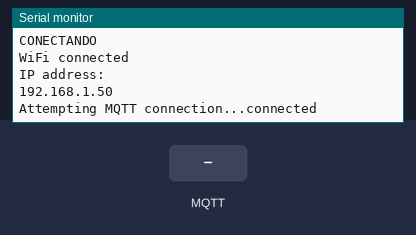
A program run on a simulated ESP32. On the bench: the last lines printed to the serial monitor. Inputs (shaded band) come from the test bench. WiFi joins after 1.5 s; servers stay silent unless stated; no MQTT or app messages arrive unless stated.

Above: at 5.2 s.
5.3 s: MQTT message "Trial" arrives on the first subscribed topic
At 7.1 s:
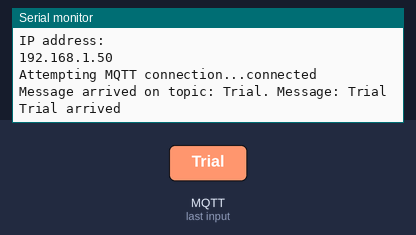
7.5 s: MQTT message "1" arrives on the first subscribed topic
At 8.6 s:
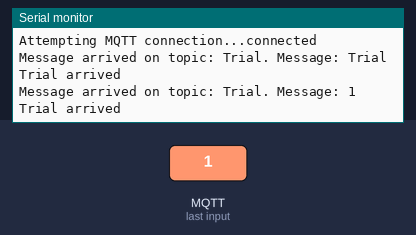
9.5 s: MQTT message "on" arrives on the first subscribed topic
At 11.2 s:
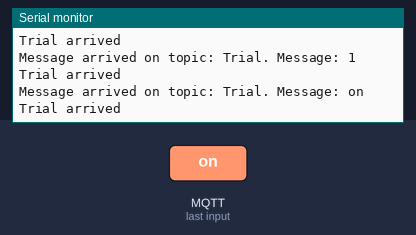
11.5 s: MQTT message "off" arrives on the first subscribed topic
At 12.9 s:
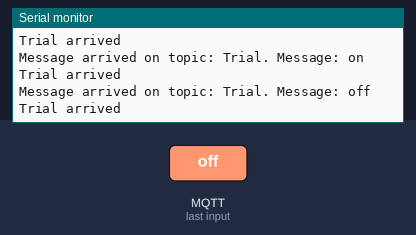

Measured:
- after the input at 5.3 s, the serial monitor: prints a new line after 0.76 s (image 1)
- after the input at 7.5 s, the serial monitor: prints a new line after 0.56 s (image 2)
- after the input at 9.5 s, the serial monitor: prints a new line after 0.56 s (image 3)
- after the input at 11.5 s, the serial monitor: prints a new line after 0.56 s (image 4)

The program:

main.cpp
```cpp
/*
https://patorjk.com/software/taag/#p=display&f=Big&t=MQTT
  __  __  ____ _______ _______
 |  \/  |/ __ \__   __|__   __|
 | \  / | |  | | | |     | |
 | |\/| | |  | | | |     | |
 | |  | | |__| | | |     | |
 |_|  |_|\___\_\ |_|     |_|

*/

//--------------------- essencials Libs --------------------//

#include <ArduinoJson.hpp>
#include <ArduinoJson.h>
#include <PubSubClient.h>
#include <Arduino.h>
#include "WiFi.h"

//--------------------- essencials Libs --------------------//


//--------------------- Code essencials --------------------//

unsigned long start;                    //  Estructura De millis
unsigned long current, current2;
const unsigned long period1 = 1000;
const unsigned long period2 = 5000;


//  WIFI CONNECTIONS
const char* ssid = "JosePC";
const char* password = "esp32wish";

#define TrialTopic "Trial"              //  Callback
#define mqtt_server "192.168.1.200"     //  IP of MQTT BROKER
WiFiClient rtu2;                        //  Name of the MQTT CLIENT
PubSubClient client(rtu2);              //  CHANGE


float num;                              //  Trialing and debbuging
String change;

//--------------------- Code essencials --------------------//

void conex()  {

  Serial.println();
  Serial.println("**************************************");
  Serial.print("Connecting to ");       // begin Wifi connect
  Serial.println(ssid);

  WiFi.mode(WIFI_STA);
  WiFi.disconnect();
  delay(2000);

  WiFi.begin(ssid, password);
  int wific = 0;

  while (WiFi.status() != WL_CONNECTED) {

    delay(1000);
    Serial.println("CONECTANDO");
    wific++;

    if (wific > 5){ ESP.restart();  }

  }

  Serial.println("");
  Serial.println("WiFi connected");
  Serial.println("IP address: ");
  Serial.println(WiFi.localIP());
}

void reconnect() {

  while (!client.connected()) {

    Serial.print("Attempting MQTT connection...");

    if (client.connect("")) {

      Serial.println("connected");
      client.subscribe("Trial");
    }
    else  {

      Serial.print("failed, rc=");
      Serial.print(client.state());
      Serial.println(" try again in 5 seconds");
      // Wait 5 seconds before retrying
      delay(5000);
    }
  }
}

void callback(char* topic, byte* message, unsigned int length)  {

  Serial.print("Message arrived on topic: ");
  Serial.print(topic);
  Serial.print(". Message: ");
  String messageTemp;

  for (int i = 0; i < length; i++) {

    Serial.print((char)message[i]);
    messageTemp += (char)message[i];
  }

  Serial.println();
  if (String(topic) == "Trial") {  Serial.println("Trial arrived"); }

}

void setup()  {

  Serial.begin(115200);

  conex();
  client.setServer(mqtt_server, 1883);
  client.setCallback(callback);
}

void loop() {

  if (!client.connected()) {  reconnect();}     //  mqtt server conex
  client.loop();
  delay(1000);
}
```
